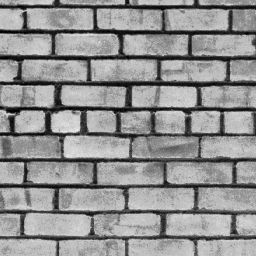
#> input picture imagens/query_2.jpg, 256 x 256 px; its folder holds 2 pictures in this run
$ python Q7.py   (Python 2 division)
#> lines starting #> are read from the running program, lines starting #| are printed output that depends on the picture; pictures that were not available may be replaced by others from this repository, and a replacement may not be noted
#!/usr/bin/env python
# -*- coding: utf-8 -*-
import cv2
import numpy as np
from numpy import str_
from matplotlib import pyplot as plt


def limiar(centro, pixels):
    output = []
    for a in pixels:
        if a >= centro:
            output.append(1)
        else:
            output.append(0)
    return output


def get_pixel(image, x, y):
    try:
        return image[x, y]
    except IndexError:
        return 0


def get_lbp(img, img_lbp):
    for x in range(0, img.shape[0]):
        for y in range(0, img.shape[1]):
            centro = img[x, y]
            acima_esquerda = get_pixel(img, x-1, y-1)
            acima = get_pixel(img, x, y-1)
            acima_direita = get_pixel(img, x+1, y-1)
            direta = get_pixel(img, x+1, y)
            esquerda = get_pixel(img, x-1, y)
            abaixo_esquerda = get_pixel(img, x-1, y+1)
            abaixo_direita = get_pixel(img, x+1, y+1)
            abaixo = get_pixel(img, x, y+1)
            values = limiar(centro, [acima_esquerda, acima, acima_direita, direta, abaixo_direita, abaixo,
                                     abaixo_esquerda, esquerda])
            weights = [1, 2, 4, 8, 16, 32, 64, 128]
            res = 0
            for a in range(0, values.__len__()):
                res += weights[a] * values[a]
            img_lbp[x, y] = res
    return img_lbp

# Selecionando as imagens

n_query = 2  # 1 - 2
n_image = 8  # 1 - 8

img_aux_1 = cv2.imread('../imagens/query_' + str_(n_query) + '.jpg', 0)
#> img_aux_1 is the input picture: shape (256, 256); min 0, max 241, mean 146
img_aux_2 = cv2.imread('../imagens/query_' + str_(n_query) + '.jpg', 0)
img_aux_2 = cv2.imread('../imagens/texture_sample_' + str_(n_image) + '.jpg', 0)
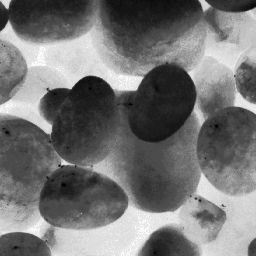
#> input picture imagens/query_1.jpg, 256 x 256 px, given in place of texture_sample_8.jpg, which was not available
#> img_aux_2 is the input picture: shape (256, 256); min 0, max 255, mean 116.7
img_lbp = cv2.imread('../imagens/query_' + str_(n_query) + '.jpg', 0)
amostra_lbp = cv2.imread('../imagens/texture_sample_' + str_(n_image) + '.jpg', 0)
img_lbp = get_lbp(img_aux_1, img_lbp)
#> after the loop in get_lbp, `for x in range(0, img.shape[0]):`:
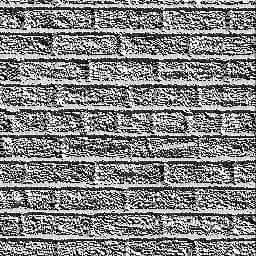
#> img_lbp: shape (256, 256); min 0, max 255, mean 131.2
amostra_lbp = get_lbp(img_aux_2, amostra_lbp)
#> after the loop in get_lbp (call 2), `for x in range(0, img.shape[0]):`:
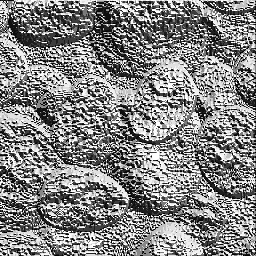
#> img_lbp: shape (256, 256); min 0, max 255, mean 132.3

plt.subplot(121), plt.imshow(img_lbp, cmap='gray')
plt.title('LBP Query ' + str_(n_query)), plt.xticks([]), plt.yticks([])

plt.subplot(122), plt.imshow(amostra_lbp, cmap='gray')
plt.title('LBP Sample ' + str_(n_image)), plt.xticks([]), plt.yticks([])

plt.show()
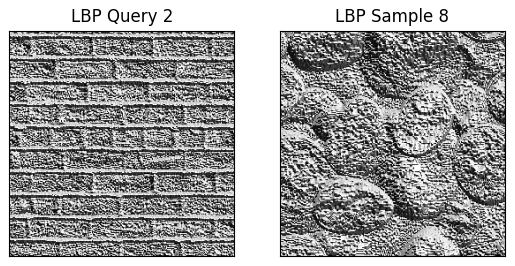
#> figure drawn by matplotlib, 2 panels

hist_image, bins = np.histogram(img_lbp.flatten(), 256, [0, 256])
#> hist_image = 256 values, max 4442 at index 255, min 2 at index 170, mean 256; bins = 257 values from 0 to 256
hist_amostra, bins = np.histogram(amostra_lbp.flatten(), 256, [0, 256])
#> hist_amostra = 256 values, max 4229 at index 255, min 1 at index 85, mean 256

dist = 0
for i in range(hist_image.shape[0]):
    dist = dist + np.sqrt(np.power(hist_image[i]-hist_amostra[i], 2))
#> this loop made 256 passes
#> dist on passes 1 to 3: 1575, 1681, 2096
#> after the loop, dist = 24490

if dist != 0:
    print 1.0/float(dist)
#| 4.083299305839118e-05
else:
    print 1
